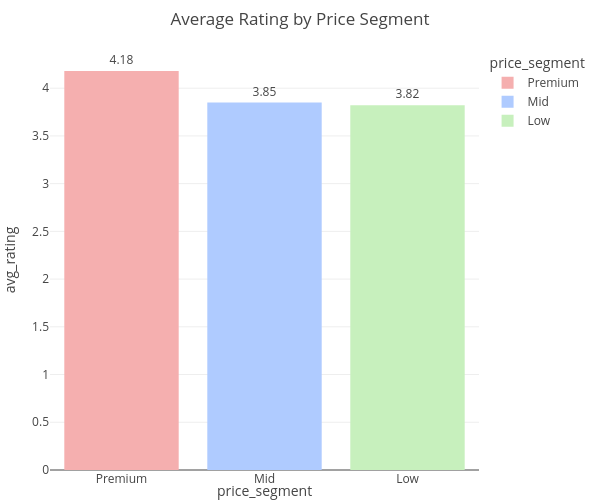

Notebook source saved alongside this figure:
### Code cell
fig6 = px.bar(
    q6,
    x="price_segment",
    y="avg_rating",
    text="avg_rating",
    title="Average Rating by Price Segment",
    color="price_segment",
    color_discrete_sequence=["#F5AFAF", "#AFCBFF", "#C7F0BD"],
)

fig6.update_traces(textposition="outside")

fig6.update_layout(
    height=500,
    width=600,
    #template="plotly_white",
    margin=dict(l=50, r=30, t=50, b=30),
    
    #xaxis=dict(range=[600,1900]),
    #yaxis=dict(range=[3.5,4.3]),
   # yaxis=dict(autorange="reversed"),
   # xaxis=dict(tickangle=-90),
    #yaxis_title="<b>Average rating</b>",
    #xaxis_title="<b>price segment </b>"
)

### Figure 1 — Plotly figure (JSON) as saved in the notebook; plotly's stock layout.template omitted (floating-point values rounded to 4 significant figures)
{"data": [{"hovertemplate": "price_segment=%{x}<br>avg_rating=%{text}<extra></extra>", "legendgroup": "Premium", "marker": {"color": "#F5AFAF", "pattern": {"shape": ""}}, "name": "Premium", "orientation": "v", "showlegend": true, "text": [4.18], "textposition": "outside", "type": "bar", "x": ["Premium"], "xaxis": "x", "y": [4.18], "yaxis": "y"}, {"hovertemplate": "price_segment=%{x}<br>avg_rating=%{text}<extra></extra>", "legendgroup": "Mid", "marker": {"color": "#AFCBFF", "pattern": {"shape": ""}}, "name": "Mid", "orientation": "v", "showlegend": true, "text": [3.85], "textposition": "outside", "type": "bar", "x": ["Mid"], "xaxis": "x", "y": [3.85], "yaxis": "y"}, {"hovertemplate": "price_segment=%{x}<br>avg_rating=%{text}<extra></extra>", "legendgroup": "Low", "marker": {"color": "#C7F0BD", "pattern": {"shape": ""}}, "name": "Low", "orientation": "v", "showlegend": true, "text": [3.82], "textposition": "outside", "type": "bar", "x": ["Low"], "xaxis": "x", "y": [3.82], "yaxis": "y"}], "layout": {"barmode": "relative", "height": 500, "legend": {"title": {"text": "price_segment"}, "tracegroupgap": 0}, "margin": {"b": 30, "l": 50, "r": 30, "t": 50}, "title": {"text": "Average Rating by Price Segment"}, "width": 600, "xaxis": {"anchor": "y", "categoryarray": ["Premium", "Mid", "Low"], "categoryorder": "array", "domain": [0, 1], "title": {"text": "price_segment"}}, "yaxis": {"anchor": "x", "domain": [0, 1], "title": {"text": "avg_rating"}}}}
